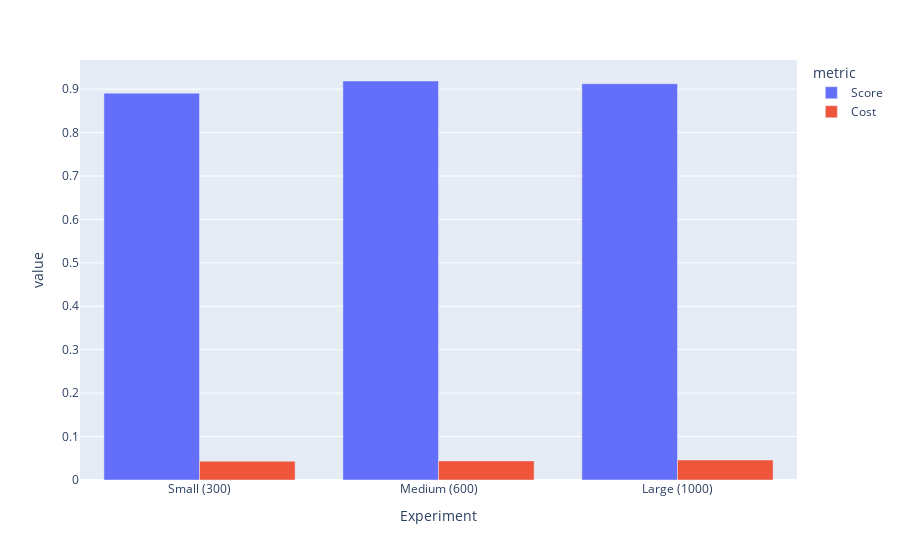

The cell this chart's notebook holds for it:
### Code cell
means = pd.DataFrame(
   { "Experiment": ["Small (300)", "Medium (600)", "Large (1000)"],
    "Score": [small_col_means.mean(), medium_col_means.mean(), large_col_means.mean()],
    "Cost": [small_chunks["total_cost"].sum(), medium_chunks["total_cost"].sum(), large_chunks["total_cost"].sum()]
    }
)

long_means = means.melt(id_vars="Experiment", value_vars=["Score", "Cost"], var_name="metric", value_name="value")


fig = px.bar(long_means, x="Experiment", y="value", color="metric", barmode="group")
# fig.update_layout(width=800)
fig.show()

### Figure 1 — Plotly figure (JSON) as saved in the notebook; plotly's stock layout.template omitted (floating-point values rounded to 4 significant figures)
{"data": [{"alignmentgroup": "True", "hovertemplate": "metric=Score<br>Experiment=%{x}<br>value=%{y}<extra></extra>", "legendgroup": "Score", "marker": {"color": "#636efa", "pattern": {"shape": ""}}, "name": "Score", "offsetgroup": "Score", "orientation": "v", "showlegend": true, "textposition": "auto", "type": "bar", "x": ["Small (300)", "Medium (600)", "Large (1000)"], "xaxis": "x", "y": [0.8906, 0.9187, 0.9125], "yaxis": "y"}, {"alignmentgroup": "True", "hovertemplate": "metric=Cost<br>Experiment=%{x}<br>value=%{y}<extra></extra>", "legendgroup": "Cost", "marker": {"color": "#EF553B", "pattern": {"shape": ""}}, "name": "Cost", "offsetgroup": "Cost", "orientation": "v", "showlegend": true, "textposition": "auto", "type": "bar", "x": ["Small (300)", "Medium (600)", "Large (1000)"], "xaxis": "x", "y": [0.04318, 0.04402, 0.04605], "yaxis": "y"}], "layout": {"barmode": "group", "legend": {"title": {"text": "metric"}, "tracegroupgap": 0}, "margin": {"t": 60}, "xaxis": {"anchor": "y", "domain": [0, 1], "title": {"text": "Experiment"}}, "yaxis": {"anchor": "x", "domain": [0, 1], "title": {"text": "value"}}}}
